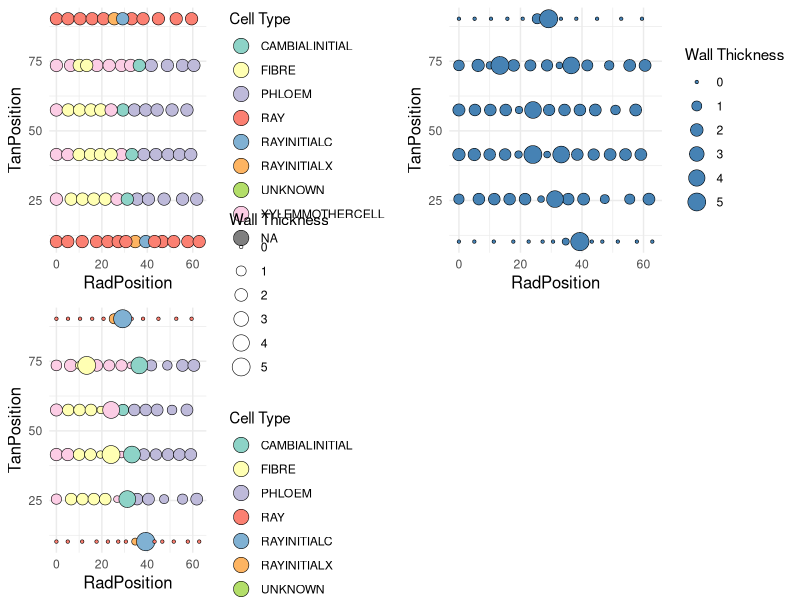
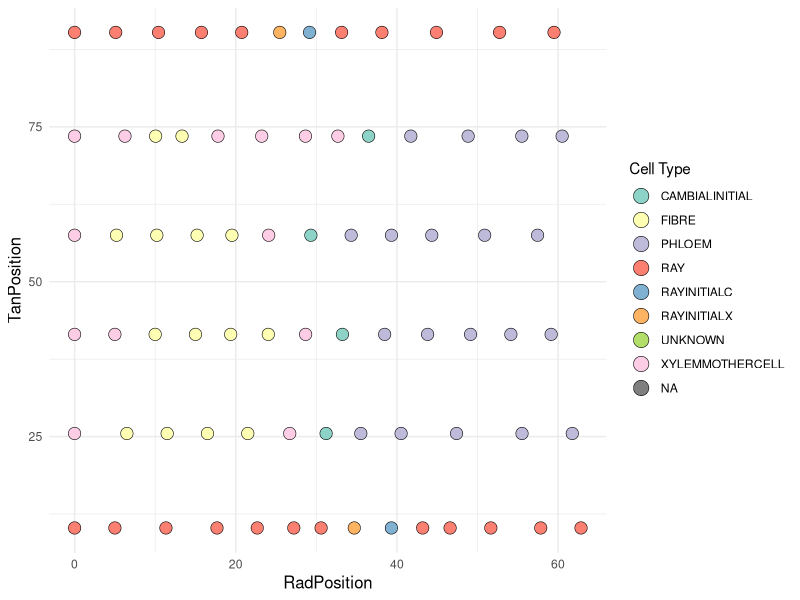
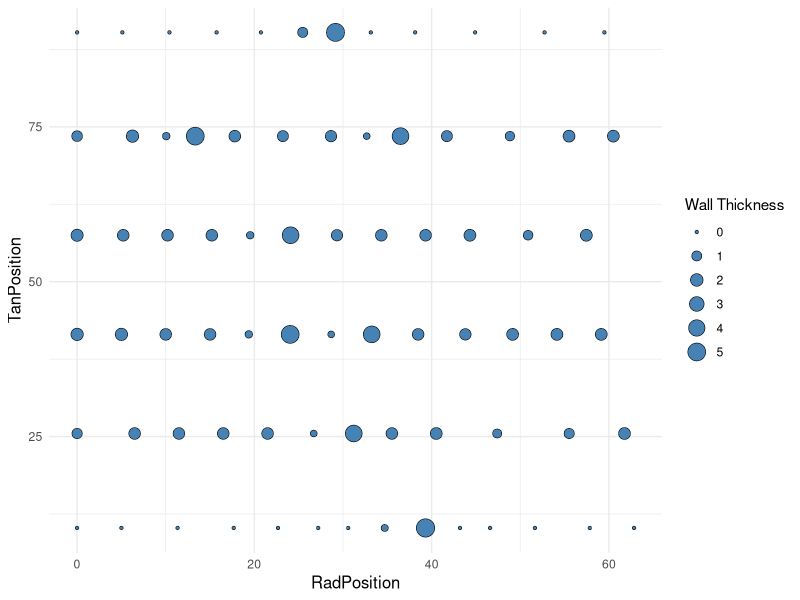
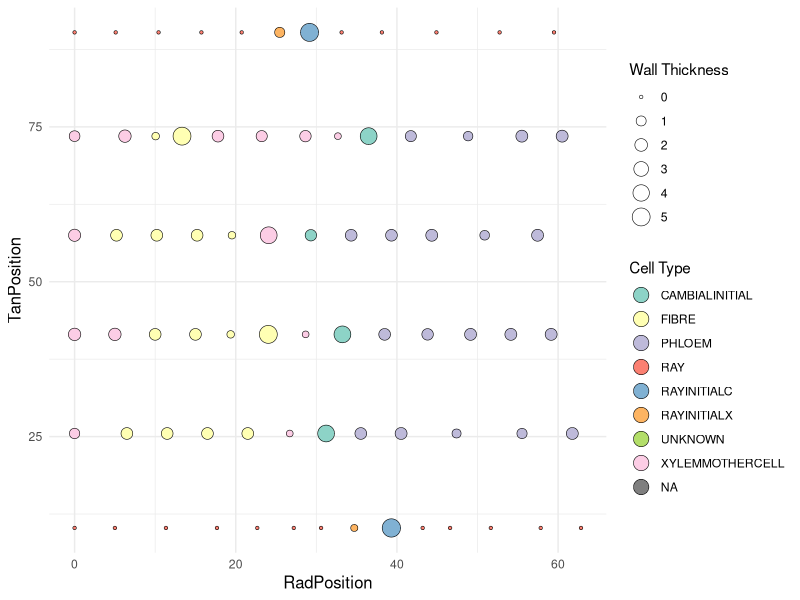
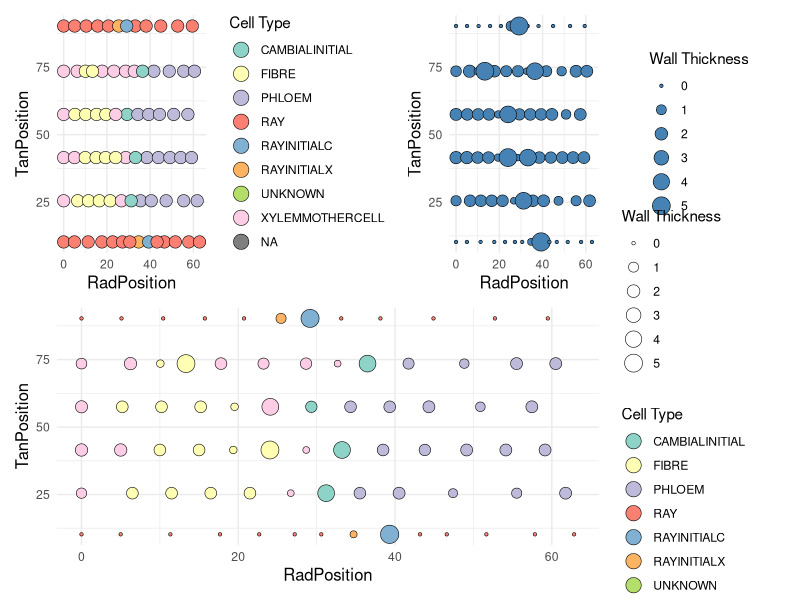

Here is the R script that generated these plots, in order:
# ──────────────────────────────────────────────────────────────────────────────
# Cellular Automata Plot Script
# ──────────────────────────────────────────────────────────────────────────────

# ──── Section 1: Load Necessary Libraries ────────────────────────────────────
library(ggplot2)
library(RColorBrewer)
library(gridExtra) # For arranging plots
# Install and load patchwork if needed
# install.packages("patchwork")
library(patchwork)

# ──── Section 2: Read Data ───────────────────────────────────────────────────
# Assuming the file has been read into 'data_file'
data_file <- read.csv("./Output_results.csv")

# ──── Section 3: Create Output Directory ──────────────────────────────────────
# Check and create 'my_plots' directory if it doesn't exist
if (!dir.exists("my_plots")) {
  dir.create("my_plots")
}

# ──── Section 4: Define Color Palette ──────────────────────────────────────────
# Create a colorful palette for cell types
cell_type_colors <- brewer.pal(n = length(unique(data_file$CellType)), "Set3")

# ──── Section 5: Generate Plots ────────────────────────────────────────────────
# ──── Subsection 5.1: Cell Type Only ───────────────────────────────────────────
plot1 <- ggplot(data_file, aes(x = RadPosition, y = TanPosition, fill = as.factor(CellType))) +
  geom_point(shape = 21, color = "black", size = 4, stroke = 0.3) + # Points with black border
  scale_fill_manual(values = cell_type_colors) + # Apply the color palette to cell types
  labs(fill = "Cell Type") + # Remove title here
  theme_minimal() +
  theme(
    axis.title.x = element_text(size = 12),
    axis.title.y = element_text(size = 12)
  ) +
  guides(fill = guide_legend(override.aes = list(size = 5))) # Make legend dots bigger for clarity

# Save Plot 1
ggsave("my_plots/cell_type_plot.png", plot = plot1, width = 10, height = 8)

# ──── Subsection 5.2: Cell Wall Thickness Only ─────────────────────────────────
plot2 <- ggplot(data_file, aes(x = RadPosition, y = TanPosition, size = CellWallThickness)) +
  geom_point(shape = 21, fill = "steelblue", color = "black", stroke = 0.3) + # Points in blue with size as thickness
  labs(size = "Wall Thickness") + # Remove title here
  theme_minimal() +
  theme(
    axis.title.x = element_text(size = 12),
    axis.title.y = element_text(size = 12)
  )

# Save Plot 2
ggsave("my_plots/cell_wall_thickness_plot.png", plot = plot2, width = 10, height = 8)

# ──── Subsection 5.3: Combined Cell Type and Wall Thickness ─────────────────────
plot3 <- ggplot(data_file, aes(x = RadPosition, y = TanPosition,
                               fill = as.factor(CellType), size = CellWallThickness)) +
  geom_point(shape = 21, color = "black", stroke = 0.3) + # Points with both fill and size
  scale_fill_manual(values = cell_type_colors) + # Apply the color palette to cell types
  labs(fill = "Cell Type", size = "Wall Thickness") + # Remove title here
  theme_minimal() +
  theme(
    axis.title.x = element_text(size = 12),
    axis.title.y = element_text(size = 12)
  ) +
  guides(fill = guide_legend(override.aes = list(size = 5))) # Make legend dots bigger for clarity

# Save Plot 3
ggsave("my_plots/combined_cell_type_wall_thickness_plot.png", plot = plot3, width = 10, height = 8)

# ──── Section 6: Raster Cell ──────────────────────────────────────────────────
# Repeat the plots using gridExtra and patchwork

# Arrange the three plots into a raster layout
combined_plot <- grid.arrange(plot1, plot2, plot3, nrow = 2)

# Save the combined raster plot
ggsave("my_plots/raster_combined_plot_gridextra.png", combined_plot, width = 12, height = 10)

# Combine the three plots using patchwork and arrange them into a grid
combined_plot_patchwork <- (plot1 | plot2) / plot3

# Save the combined raster plot
ggsave("my_plots/raster_combined_plot_patchwork.png", combined_plot_patchwork, width = 12, height = 10)

# ──────────────────────────────────────────────────────────────────────────────
# End of Script
# ──────────────────────────────────────────────────────────────────────────────
